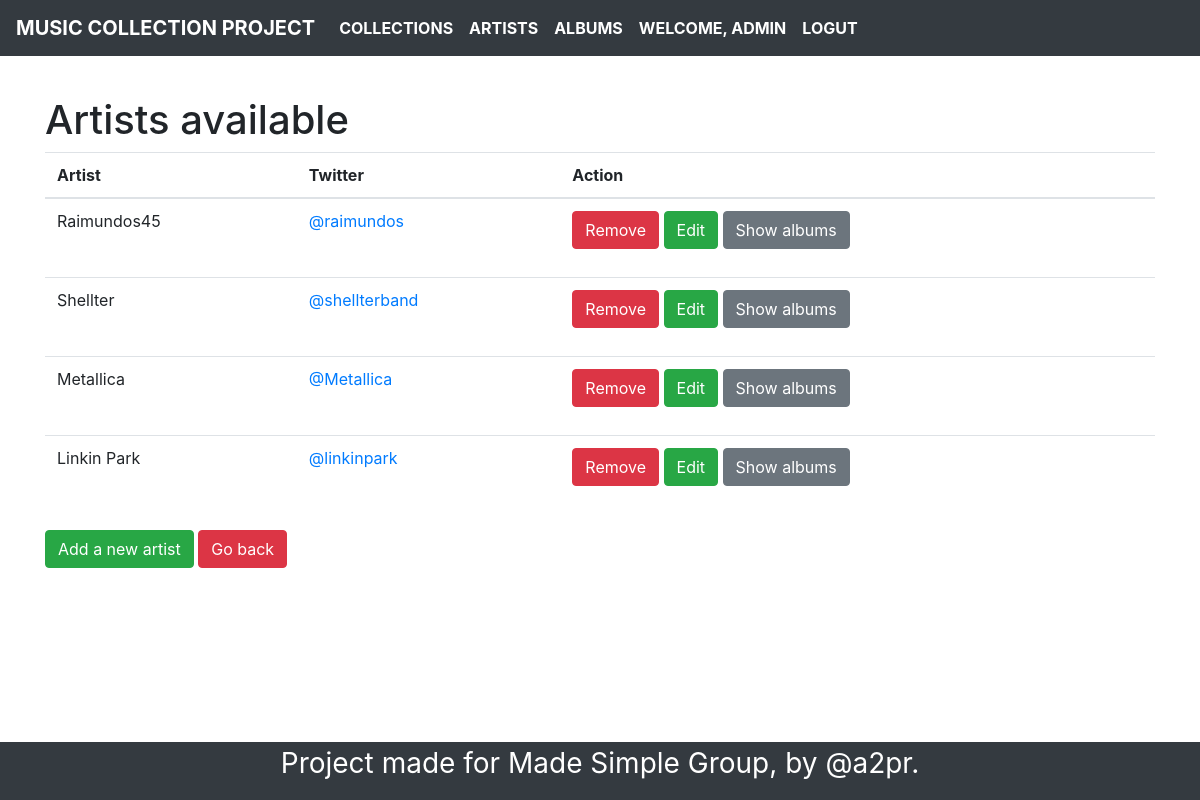
The app's page /artists (signed in) with its own data.
### tables this page shows
CREATE TABLE IF NOT EXISTS `artists` (
  `id` int(11) NOT NULL,
  `name` varchar(255) NOT NULL,
  `twitter_handle` varchar(255) NOT NULL,
  `create_date` datetime NOT NULL DEFAULT CURRENT_TIMESTAMP
);

### controllers/artists.php (called while the page is built, shortened)
<?php
class Artists extends Controller{
    protected function Index(){
        $viewmodel= new ArtistModel();
        $this->ReturnView($viewmodel->Index(), true);
    }
}

### classes/Model.php (called while the page is built, shortened)
<?php
    abstract class Model{
        protected $dbh;
        protected $stmt;
        public function __construct(){
           $this->dbh = new PDO("mysql:host=".DB_HOST.";dbname=".DB_NAME, DB_USER, DB_PASS);
        }
        public function query($query){
            $this->stmt= $this->dbh->prepare($query);
        }
        public function execute(){
            return $this->stmt->execute();
        }
        public function resultSet(){
            $this->execute();
		return $this->stmt->fetchAll(PDO::FETCH_ASSOC);
        }
    }

### models/artist.php (called while the page is built, shortened)
<?php
class ArtistModel extends Model{
    public function Index(){
        $this->query('SELECT * FROM artists ORDER BY create_date DESC');
        $rows= $this->resultSet();
        $post= filter_input_array(INPUT_POST, FILTER_SANITIZE_STRING);
        print_r($post);
        return $rows;
    }
}

### views/artists/index.php (the view, shortened to what this page needs)
<h1>Artists available</h1>
<table class="table">
  <thead>
    <tr>
      <th scope="col">Artist</th>
      <th scope="col">Twitter</th>
      <th scope="col">Action</th>
    </tr>
  </thead>
  <tbody>
  <?php foreach($viewmodel as $item) : ?>
    <tr>
      <td><?php echo $item['name'];?></td>
      <td><a href="https://twitter.com/<?php echo $item['twitter_handle'];?>"><?php echo $item['twitter_handle'];?></a></td>
      <td>
      <form method='post' action="<?php $_SERVER['PHP_SELF'];?>">
      <input class='btn btn-danger' name='remove' value='Remove' type="submit">
      <input class='btn btn-success' name='edit' value='Edit' type="submit">
      <input class='btn btn-secondary' name='show' value='Show albums' type="submit">
      </form>
    </tr>
    <?php endforeach; ?>
  </tbody>
</table>
<a href="<?php echo ROOT_PATH;?>artists/add" class='btn btn-success'>Add a new artist</a>
<a href="<?php echo ROOT_PATH;?>collections" class='btn btn-danger'>Go back </a>

### records on screen
artists: name "Raimundos45", twitter_handle "@raimundos"
artists: name "Shellter", twitter_handle "@shellterband"
artists: name "Metallica", twitter_handle "@Metallica"
artists: name "Linkin Park", twitter_handle "@linkinpark"

### other values on screen
$_SESSION['user_data']['username'] "ADMIN"
